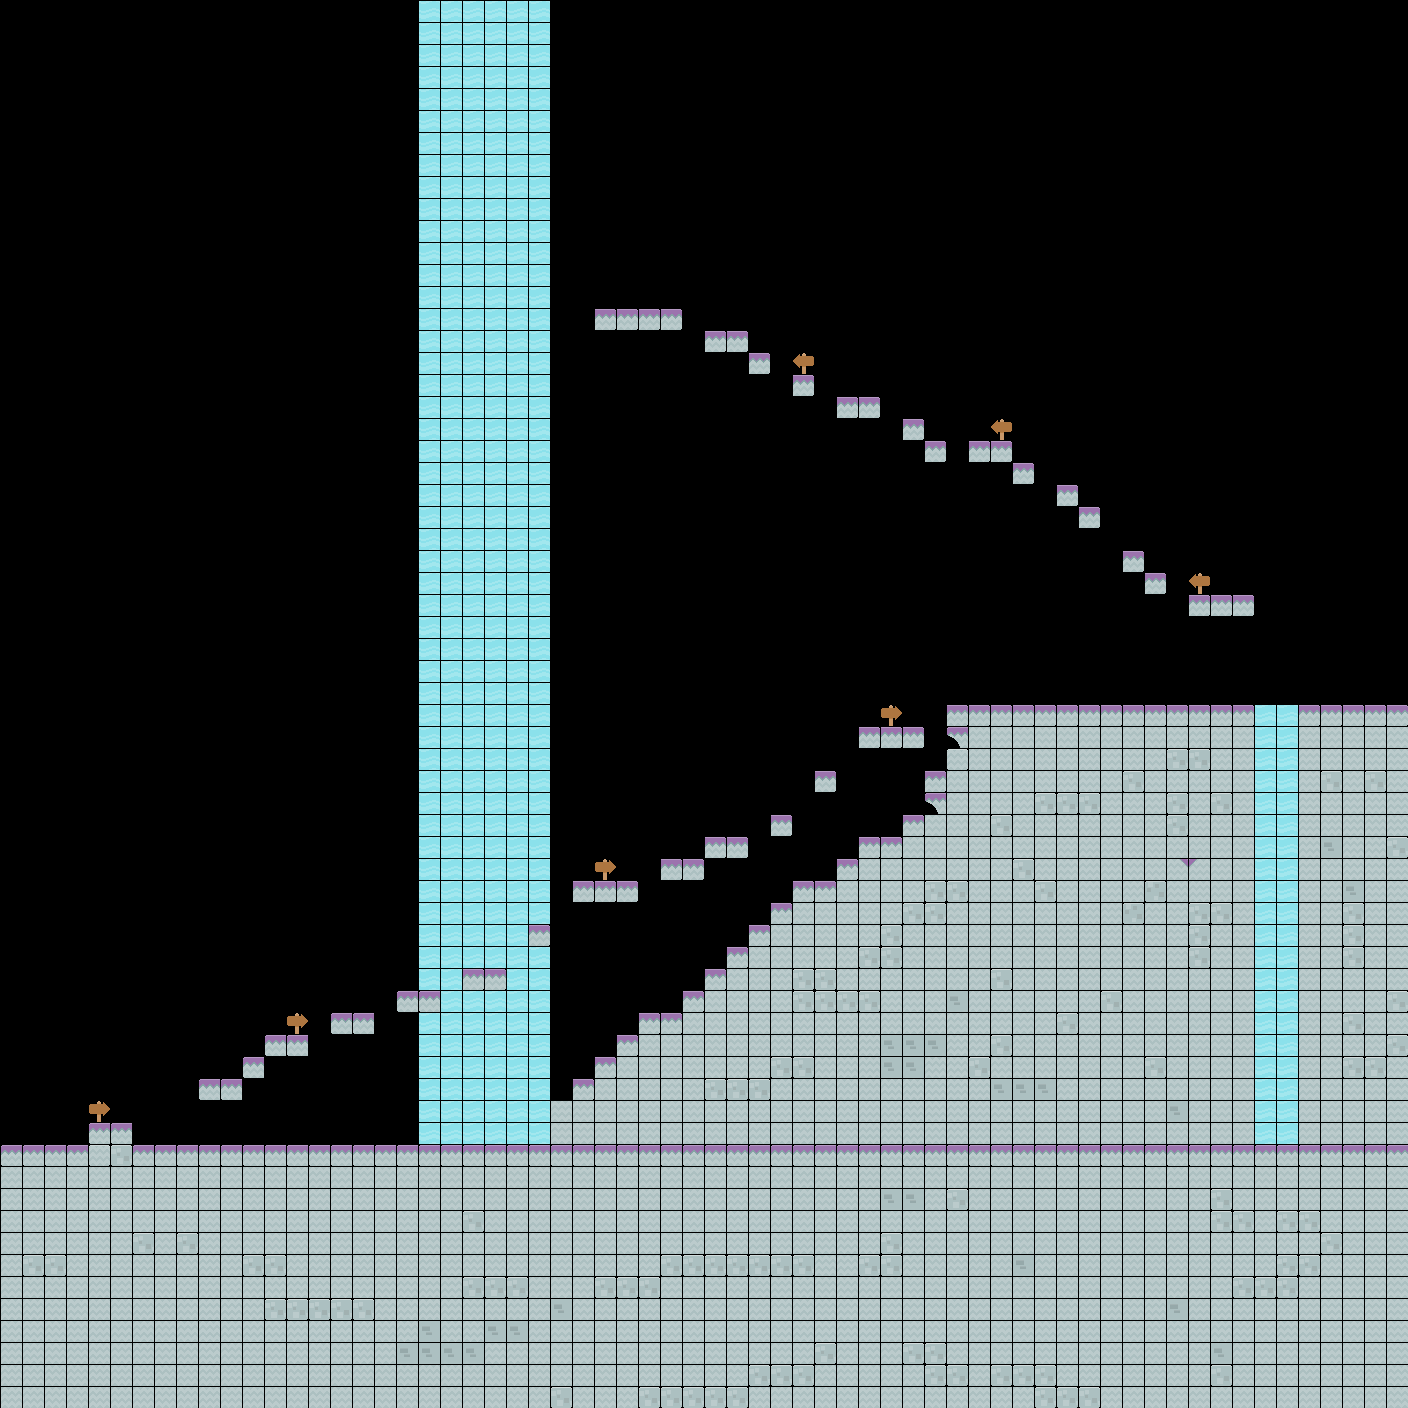

A 2D game scene composited from a Tiled map and its tileset images. What follows is a short description and the map's XML, with each tile layer's data collapsed to a summary:
An orthogonal 64x64 tile map with 22x22 px tiles, 1 tile layer (块层 1) and 9 objects (4x Bee, Player, NPC, Bomb, Boss, ...).

<map version="1.0" orientation="orthogonal" renderorder="right-down" width="64" height="64" tilewidth="22" tileheight="22" nextobjectid="26">
 <tileset firstgid="1" name="spritesheet_rgba" tilewidth="22" tileheight="22" spacing="1" margin="1">
  <image source="spritesheet_rgba.png" width="692" height="692" />
 </tileset>
 <layer name="块层 1" width="64" height="64">
  <data>[4096 cells, 1719 non-empty, 13 distinct tile ids]</data>
 </layer>
 <objectgroup name="Entity">
  <object id="1" name="Player" type="Player" gid="20" x="16" y="1112" />
  <object id="2" name="NPC" type="NPC" gid="20" x="1346" y="686" />
  <object id="3" name="Bomb" type="Bomb" gid="258" x="45" y="1120" />
  <object id="18" name="Bee" type="Bee" gid="355" x="250" y="860" />
  <object id="19" name="Bee" type="Bee" gid="355" x="678" y="731" />
  <object id="20" name="Bee" type="Bee" gid="355" x="993" y="645" />
  <object id="21" name="Bee" type="Bee" gid="355" x="862" y="327" />
  <object id="23" name="Boss" type="Boss" gid="50" x="1313" y="1123" />
  <object id="25" name="Switch_0" type="Switch_0" gid="251" x="643" y="297" />
 </objectgroup>
</map>
